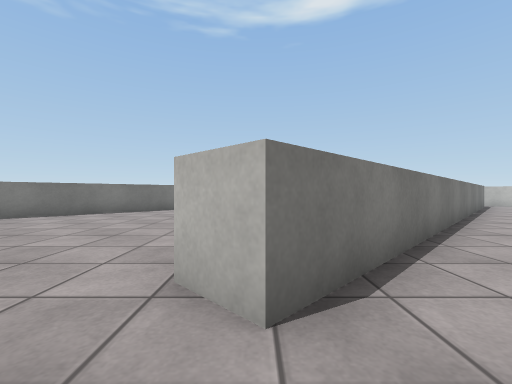
view 1 (above)

24 first-person views from a walk through a scene from a Unity 3-D project. The camera is 0.72 m above the floor, looks level and sees 90° across. The floor is counted in squares, 1 m on a side. Each view is taken from the middle of a square. On the plan, view 1 faces up. The plan holds only what a view shows up to about 9 squares ahead; the rest is blank. The place goes on beyond the plan. The player character is not drawn. Surface patterns are stand-ins for the level's own textures.

view 2
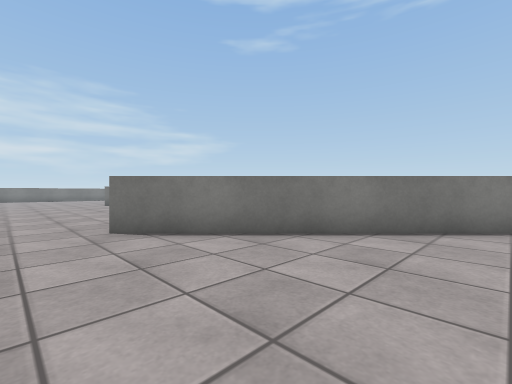

view 3
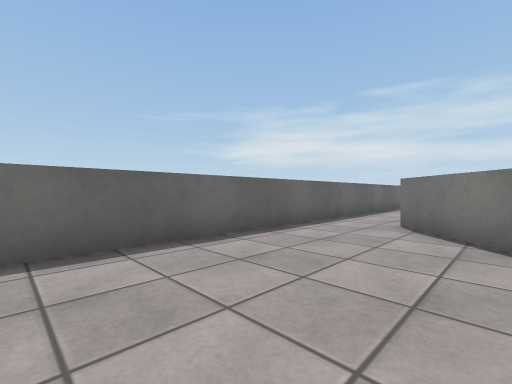

view 4
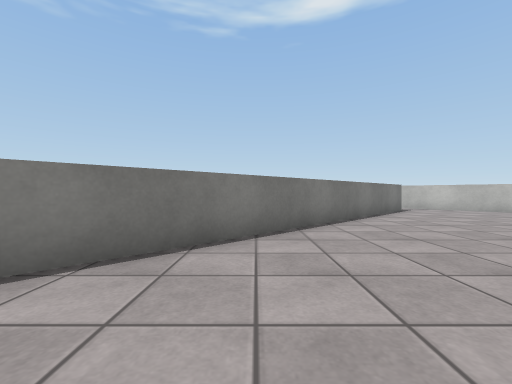

view 5
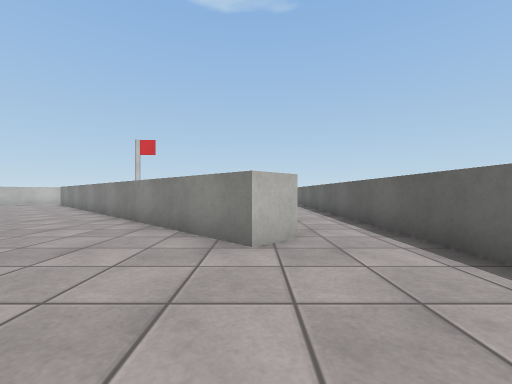

view 6
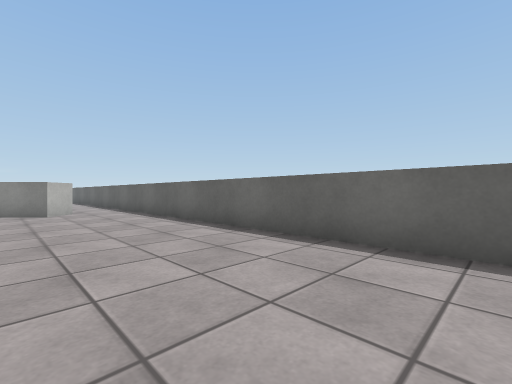

view 7
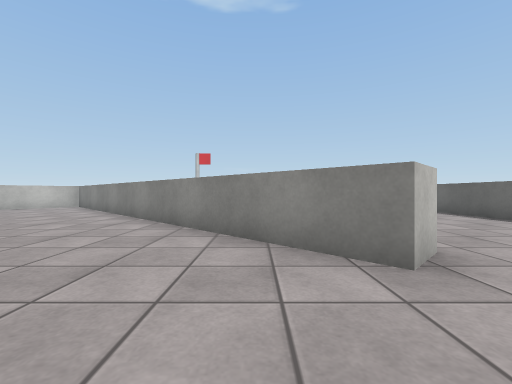

view 8
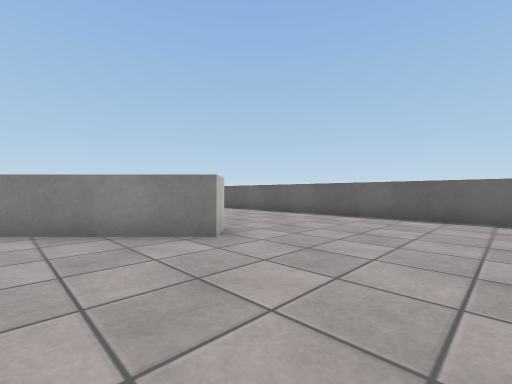

view 9
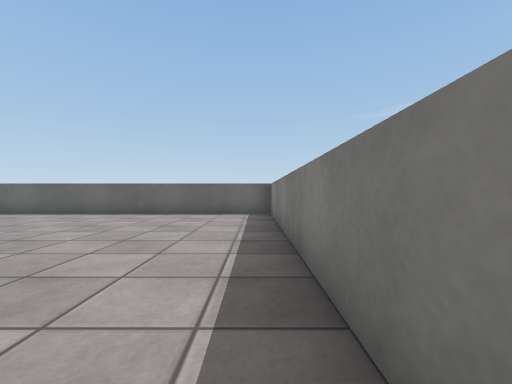

view 10
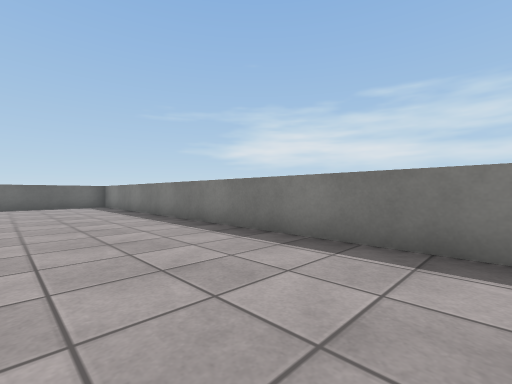

view 11
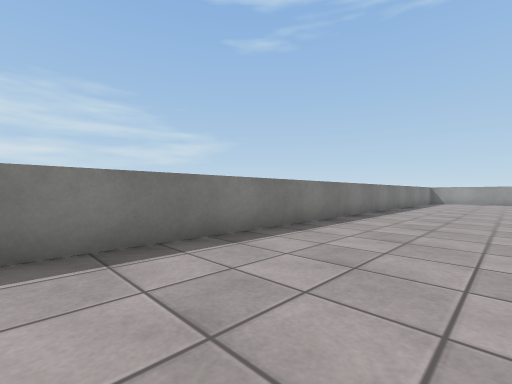

view 12
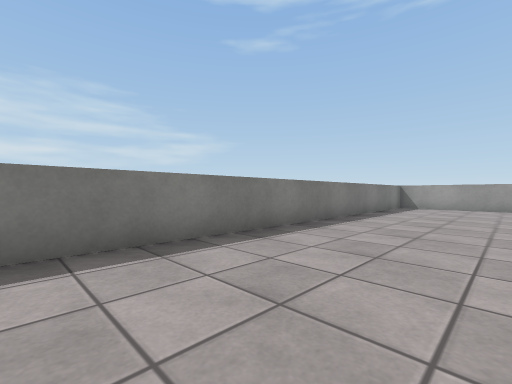

view 13
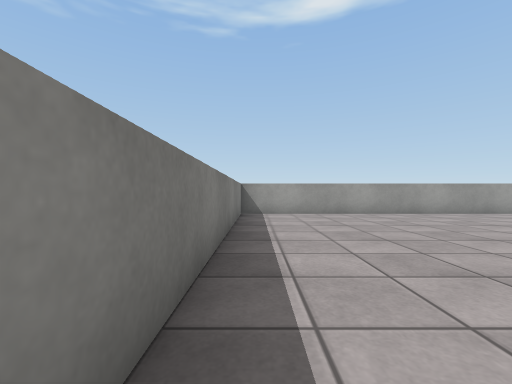

view 14
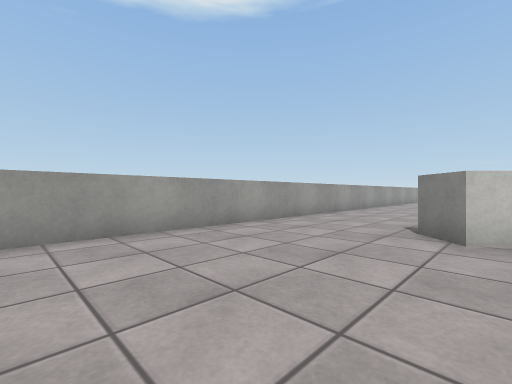

view 15
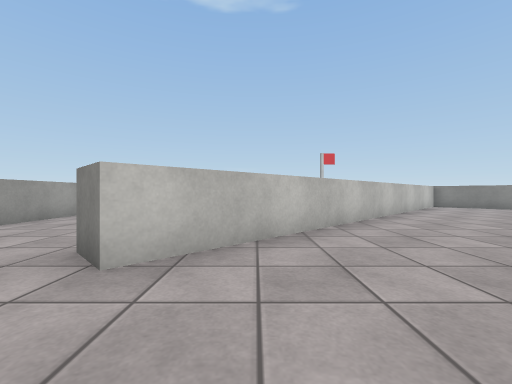

view 16
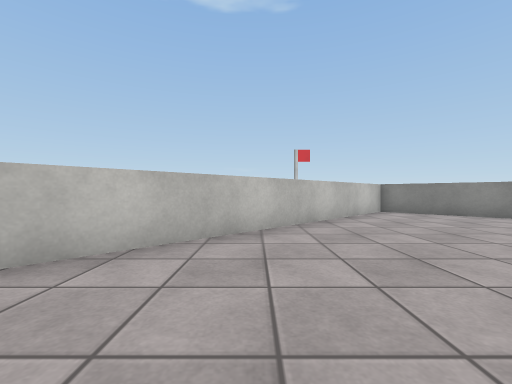

view 17
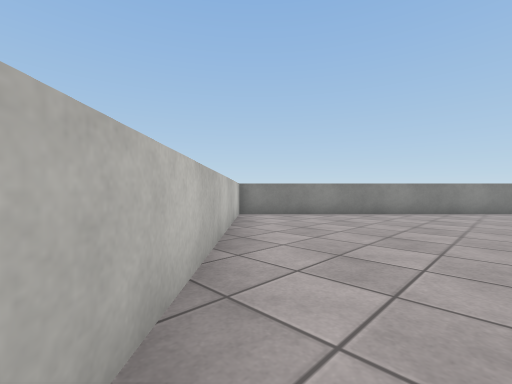

view 18
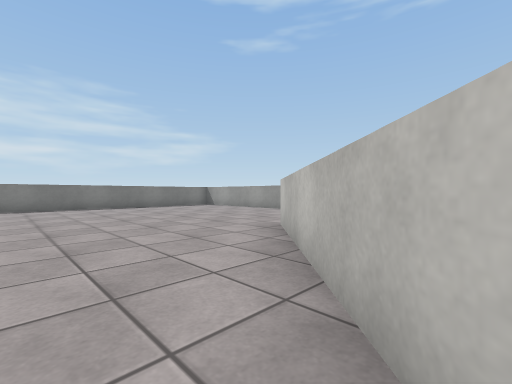

view 19
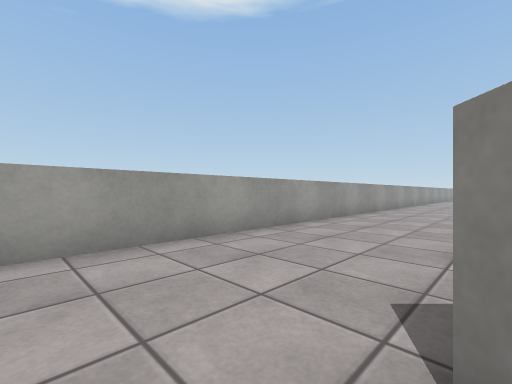

view 20
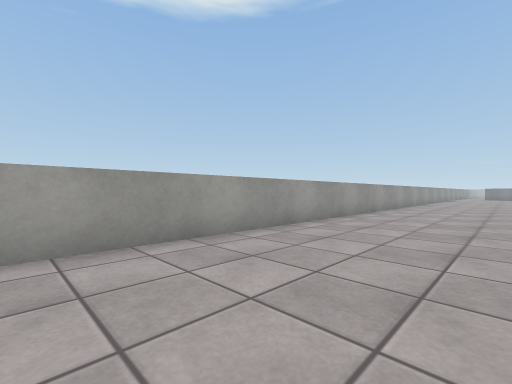

view 21
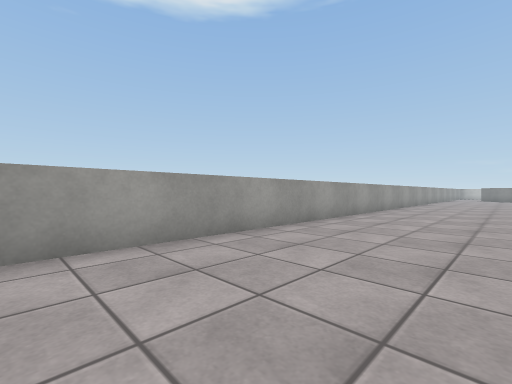

view 22
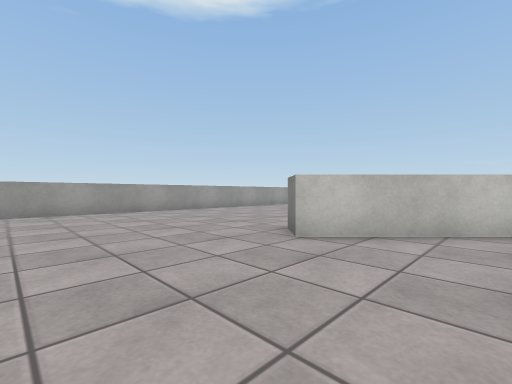

view 23
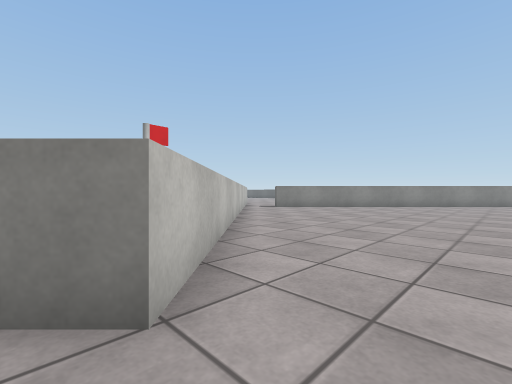

view 24
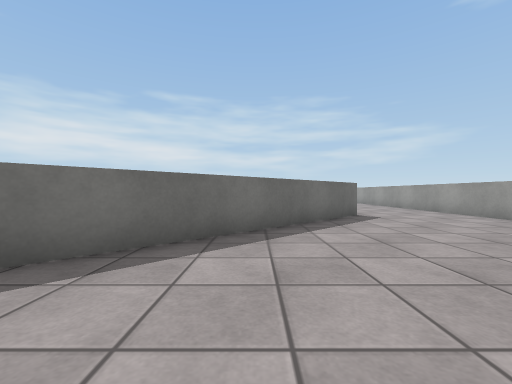

### Floor plan
Points are (right, up) in squares from view 1. A wall is a line through its corners. A room is listed if a view was taken in it or the views show most of it. See-through windows are left out.
Room 1 (views 1, 2, 3, 4)
walls: (-1.5, -0.5) (6, -0.5); (6.5, 7.8) (0.1, 1.3)
ways out: opening at (-0.5, 0.5) to room 2
Room 2 (views 5, 6, 7, 8, 9, 10, 11, 12, 13, 14, 15, 16, 17, 18, 19, 20, 21, 22, 23, 24)
walls: (-4.7, 9) (-7, 6.8); (-9.9, 3.8) (-10.7, 4.5) (-0.7, 14.5) (-10.7, 24.4) (-9.9, 25.1) (-4.4, 19.6); (6.5, 18.3) (3.3, 21.4) (4.1, 22.2); (0.1, 1.3) (-0.7, 2) (5, 7.7); (-19.5, 25.4) (-19.5, 3.8); (6.5, 28.5) (-19.5, 28.5); (-19.5, -0.5) (-1.5, -0.5)
ways out: opening at (-0.5, 0.5) to room 1

Positions as (right, up) in squares from view 1, and headings:
1: (0, 0), facing up
2: (5, 0), facing up-left
3: (6, 3), facing down-left
4: (5, 2), facing up
5: (-4, 2), facing right
6: (-10, 3), facing down-right
7: (-13, 6), facing right
8: (-14, 7), facing down-right
9: (-19, 8), facing down
10: (-16, 13), facing down-left
11: (-16, 10), facing up-left
12: (-16, 16), facing up-left
13: (-19, 20), facing up
14: (-15, 24), facing up-right
15: (-13, 23), facing right
16: (-10, 19), facing right
17: (-7, 20), facing down-right
18: (-7, 20), facing up-left
19: (-11, 25), facing up-right
20: (-6, 25), facing up-right
21: (-2, 25), facing up-right
22: (0, 19), facing up-right
23: (2, 22), facing down-right
24: (-2, 22), facing left
